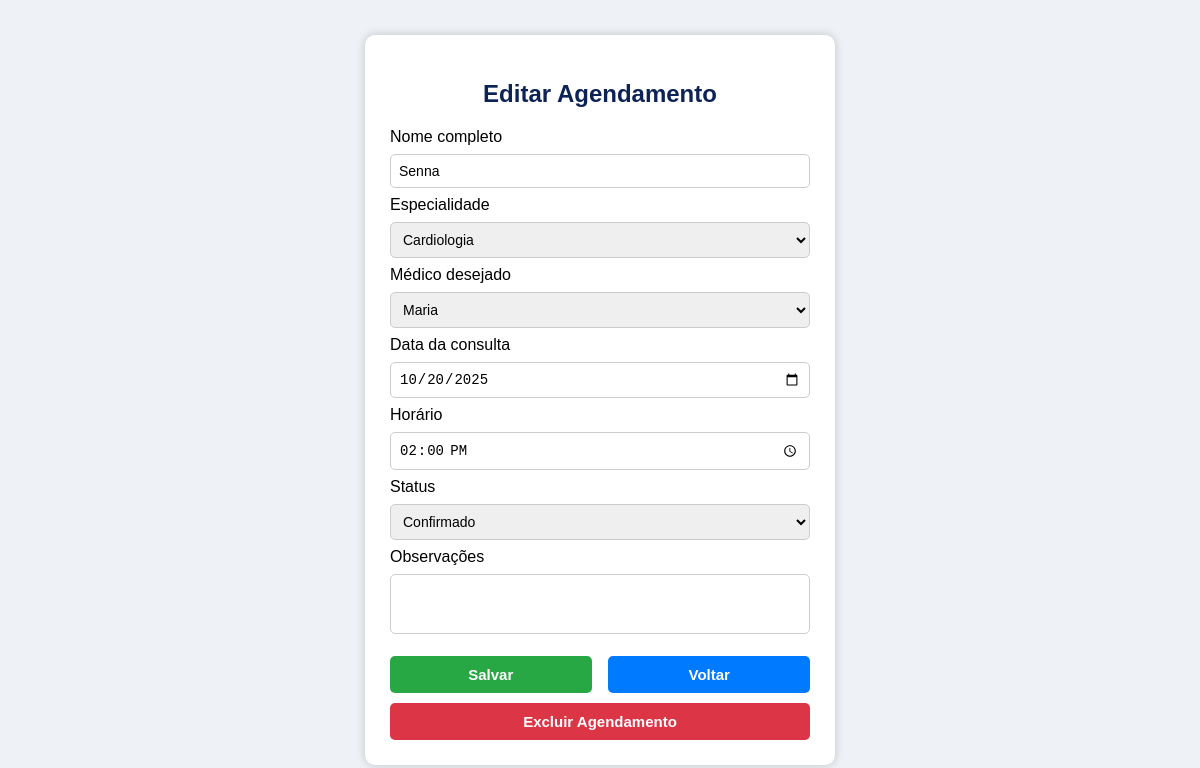
/Pages/editar_agendamento.php?id=50, run on the app's committed database.
### tables this page shows
CREATE TABLE `agendamentos` (
  `id` int(11) NOT NULL,
  `nome_completo` varchar(255) NOT NULL,
  `cpf` varchar(14) NOT NULL,
  `data_nascimento` date NOT NULL,
  `telefone` varchar(20) DEFAULT NULL,
  `especialidade` varchar(100) DEFAULT NULL,
  `medico` varchar(100) DEFAULT NULL,
  `data_consulta` datetime NOT NULL,
  `horario` time DEFAULT NULL,
  `tipo_consulta` varchar(50) DEFAULT NULL,
  `observacoes` text DEFAULT NULL,
  `status` varchar(50) DEFAULT 'Confirmado',
  `medico_id` int(11) DEFAULT NULL,
  `medico_desejado` varchar(100) DEFAULT NULL
);

### Pages/editar_agendamento.php (the view, shortened to what this page needs)
<?php
include 'Conectar.php';
$id = $_GET['id'] ?? null;
$sql = "SELECT * FROM agendamentos WHERE id = ?";
$stmt = $conn->prepare($sql);
$stmt->bind_param("i", $id);
$stmt->execute();
$result = $stmt->get_result();
$agendamento = $result->fetch_assoc();
$data_hora = $agendamento['data_consulta'] ?? '';
$data_consulta = '';
$horario = '';
if ($data_hora) {
    $dt = new DateTime($data_hora);
    $data_consulta = $dt->format('Y-m-d');
    $horario = $dt->format('H:i');
}
$especialidadeAtual = $agendamento['especialidade'] ?? '';
$medicoAtual = $agendamento['medico_desejado'] ?? '';
$sqlMedicos = "SELECT nome FROM usuarios WHERE funcao = 'Médico' AND especialidade = ?";
$stmtMed = $conn->prepare($sqlMedicos);
$stmtMed->bind_param("s", $especialidadeAtual);
$stmtMed->execute();
$resultMedicos = $stmtMed->get_result();
$medicos = [];
while ($row = $resultMedicos->fetch_assoc()) {
    $medicos[] = $row['nome'];
}
?>
<!DOCTYPE html>
<html lang="pt-br">
<head>
</head>
<body>
  <form action="atualizar_agendamento.php" method="POST">
    <h2>Editar Agendamento</h2>
    <label>Nome completo</label>
    <input type="text" name="nome_completo" value="<?= htmlspecialchars($agendamento['nome_completo']) ?>" required>
    <label>Especialidade</label>
    <select name="especialidade" id="especialidade" onchange="carregarMedicosPorEspecialidade()" required>
      <option value="Cardiologia" <?= ($agendamento['especialidade'] == 'Cardiologia') ? 'selected' : '' ?>>Cardiologia</option>
    </select>
    <label>Médico desejado</label>
    <select name="medico_desejado" id="medico_desejado">
      <?php foreach ($medicos as $medico): ?>
        <option value="<?= htmlspecialchars($medico) ?>" <?= ($medico == $medicoAtual) ? 'selected' : '' ?>>
          <?= htmlspecialchars($medico) ?>
        </option>
      <?php endforeach; ?>
    </select>
    <label>Data da consulta</label>
    <input type="date" name="data_consulta" value="<?= htmlspecialchars($data_consulta) ?>" required>
    <label>Horário</label>
    <input type="time" name="horario" value="<?= htmlspecialchars($horario) ?>" required>
    <label>Status</label>
    <select name="status">
      <option value="Confirmado" <?= ($agendamento['status'] == 'Confirmado') ? 'selected' : '' ?>>Confirmado</option>
    </select>
    <label>Observações</label>
    <textarea name="observacoes" rows="3"><?= htmlspecialchars($agendamento['observacoes'] ?? '') ?></textarea>
    <div class="botoes-container">
      <button type="submit" class="salvar">Salvar</button>
      <button type="button" class="voltar" onclick="window.location.href='calendario.php'">Voltar</button>
    </div>
    <button type="button" class="excluir" onclick="excluirAgendamento(<?= htmlspecialchars($agendamento['id']) ?>)">Excluir Agendamento</button>
  </form>
</body>
</html>

### Pages/editar_agendamento.php (style rules this page uses)
body { font-family: Arial, sans-serif; background-color: #eef2f7; display: flex; justify-content: center; align-items: center; height: 100vh; margin: 0; }
form { background: white; padding: 25px; border-radius: 10px; width: 420px; box-shadow: 0 0 10px rgba(0,0,0,0.2); }
h2 { text-align: center; color: #0d2356; }
input, select, textarea { width: 100%; margin: 8px 0; padding: 8px; border-radius: 5px; border: 1px solid #ccc; font-size: 14px; box-sizing: border-box; }
textarea { resize: none; height: 60px; }
button { width: 48%; padding: 10px; margin-top: 10px; border: none; border-radius: 5px; cursor: pointer; color: white; font-weight: bold; font-size: 15px; box-sizing: border-box; }
.salvar { background-color: #28a745; }
.voltar { background-color: #007bff; }
.excluir { background-color: #dc3545; width: 100%; margin-top: 10px; }
.botoes-container { display: flex; justify-content: space-between; }

### data on the page
agendamentos: nome_completo "Senna", especialidade "Cardiologia", medico_desejado "Maria", data_consulta "10/20/2025", horario "14:00", status "Confirmado"
